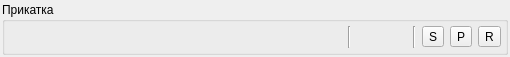
<?xml version="1.0" encoding="UTF-8"?>
<ui version="4.0">
 <class>MountTaskF</class>
 <widget class="QWidget" name="MountTaskF">
  <property name="geometry">
   <rect>
    <x>0</x>
    <y>0</y>
    <width>510</width>
    <height>53</height>
   </rect>
  </property>
  <property name="windowTitle">
   <string>Form</string>
  </property>
  <layout class="QVBoxLayout" name="verticalLayout">
   <property name="margin">
    <number>2</number>
   </property>
   <item>
    <widget class="QGroupBox" name="groupBox">
     <property name="styleSheet">
      <string notr="true"/>
     </property>
     <property name="title">
      <string>Прикатка</string>
     </property>
     <layout class="QVBoxLayout" name="verticalLayout_2">
      <property name="margin">
       <number>4</number>
      </property>
      <item>
       <layout class="QHBoxLayout" name="horizontalLayout_3">
        <item>
         <widget class="ProductWidget" name="product" native="true">
          <property name="minimumSize">
           <size>
            <width>50</width>
            <height>22</height>
           </size>
          </property>
         </widget>
        </item>
        <item>
         <spacer name="horizontalSpacer_2">
          <property name="orientation">
           <enum>Qt::Horizontal</enum>
          </property>
          <property name="sizeHint" stdset="0">
           <size>
            <width>40</width>
            <height>20</height>
           </size>
          </property>
         </spacer>
        </item>
        <item>
         <widget class="Line" name="line">
          <property name="orientation">
           <enum>Qt::Vertical</enum>
          </property>
         </widget>
        </item>
        <item>
         <widget class="WoffWidget" name="woff" native="true">
          <property name="minimumSize">
           <size>
            <width>50</width>
            <height>0</height>
           </size>
          </property>
         </widget>
        </item>
        <item>
         <layout class="QHBoxLayout" name="horizontalLayout">
          <item>
           <widget class="Line" name="line_2">
            <property name="orientation">
             <enum>Qt::Vertical</enum>
            </property>
           </widget>
          </item>
          <item>
           <widget class="QToolButton" name="startButton">
            <property name="text">
             <string>S</string>
            </property>
           </widget>
          </item>
          <item>
           <widget class="QToolButton" name="pauseButton">
            <property name="text">
             <string>P</string>
            </property>
           </widget>
          </item>
          <item>
           <widget class="QToolButton" name="readyButton">
            <property name="text">
             <string>R</string>
            </property>
           </widget>
          </item>
         </layout>
        </item>
       </layout>
      </item>
     </layout>
    </widget>
   </item>
  </layout>
 </widget>
 <customwidgets>
  <customwidget>
   <class>ProductWidget</class>
   <extends>QWidget</extends>
   <header>widgets/stock/productwidget.h</header>
   <container>1</container>
  </customwidget>
  <customwidget>
   <class>WoffWidget</class>
   <extends>QWidget</extends>
   <header>widgets/stock/woffwidget.h</header>
   <container>1</container>
  </customwidget>
 </customwidgets>
 <resources/>
 <connections/>
</ui>
